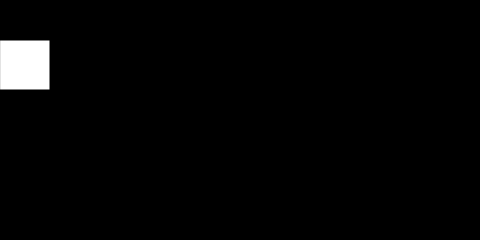
Frame 1 (no input)
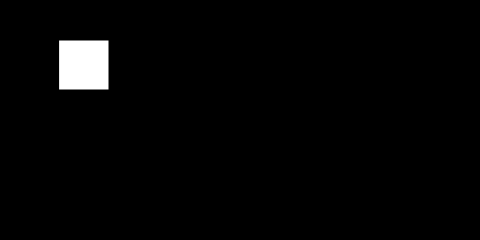
Frame 60 (no input)
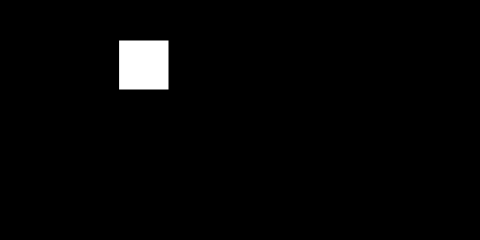
Frame 120 (the mouse pressed at the canvas centre since frame 60)

The p5.js sketch that drew these frames (run headless with seeded random() and noise() and a simulated clock; from frame 60 on, the mouse is pressed at the canvas centre):

// p5.js sketch
// ── sketch.js

var x = 0;

function setup(){
    // 最初に一回だけ実行される処理

    // キャンバスの大きさ
    createCanvas(480, 240);
}

function draw(){
    // その後繰り返し実行される処理

    // 背景色
    background(0);
    // 四角を作る　（右上のｘ座標、右上のｙ座標、横幅、下に下がる高さ）
    rect(x,40,50,50)
    
    // 毎フレームごとにプラプラされる
    x++;
}
